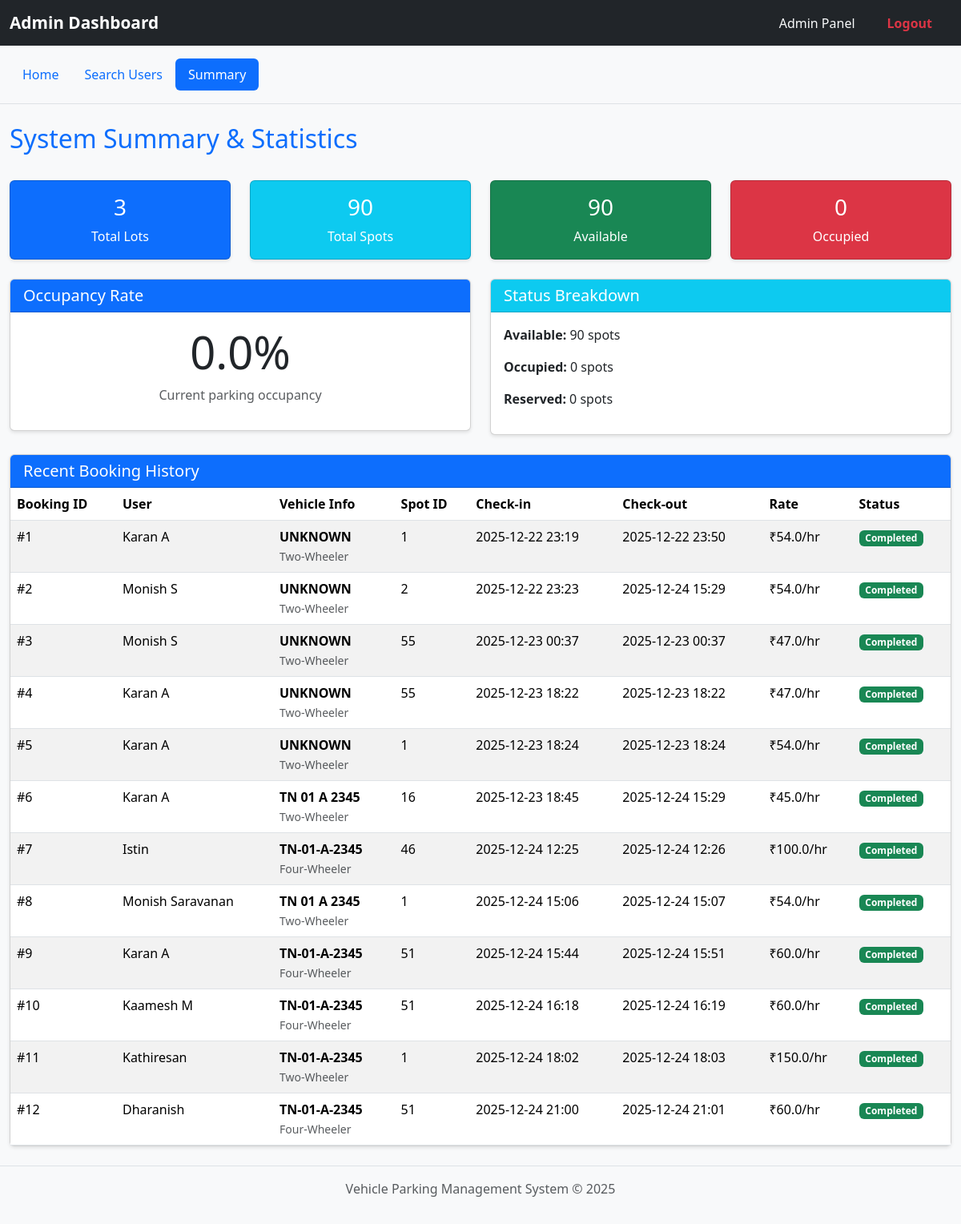
Screenshot of /admin/summary (signed in) with the database file from the repository.
### models.py (models this page shows, shortened)
class Reservation(db.Model):
    __tablename__ = 'reservation'
    id = db.Column(db.Integer, primary_key=True)
    spot_id = db.Column(db.Integer, db.ForeignKey('spot.id'), nullable=False)
    user_id = db.Column(db.Integer, db.ForeignKey('user.id'), nullable=False)
    parking_timestamp = db.Column(db.DateTime, nullable=False)
    leaving_timestamp = db.Column(db.DateTime, nullable=True)
    parking_cost_per_unit = db.Column(db.Float, nullable=False)
    vehicle_number = db.Column(db.String(20), nullable=False)  # Vehicle registration number
    vehicle_type = db.Column(db.String(20), nullable=False)  # Two-Wheeler or Four-Wheeler

class User(db.Model):
    __tablename__ = "user"
    id = db.Column(db.Integer, primary_key=True, autoincrement=True)
    username = db.Column(db.String, unique=True, nullable=False)
    email = db.Column(db.String, nullable=True)
    pincode = db.Column(db.String(6), nullable=False)
    name = db.Column(db.String, nullable=True)
    password_hash = db.Column(db.String(128))
    reservations = db.relationship('Reservation', backref='user', cascade="all, delete-orphan")

### app.py (the view)
@app.route('/admin/summary')
def admin_summary():
    if 'user_id' not in session or not logged_admin(session['user_id']):
        flash('Access denied. Admin login required.', 'danger')
        return redirect(url_for('login'))
    total_lots = Lot.query.count()
    total_spots = Spot.query.count()
    available_spots = Spot.query.filter_by(status='A').count()
    occupied_spots = Spot.query.filter_by(status='O').count()
    reserved_spots = Spot.query.filter_by(status='R').count()
    reservations = Reservation.query.all()
    stats = {
        'total_lots': total_lots,
        'total_spots': total_spots,
        'available': available_spots,
        'occupied': occupied_spots,
        'reserved': reserved_spots,
        'occupancy_rate': round((occupied_spots / total_spots * 100) if total_spots > 0 else 0, 2)
    }
    return render_template('admin_summary.html', active_tab='summary', stats=stats, reservations=reservations)

### app.py (called while the page is built)
def logged_admin(user_id):
    if 'user_id' in session and session['user_id'] == user_id:
        admin = Admin.query.filter_by(id=user_id).first()
        if admin:
            return True
    return False

### templates/admin_summary.html
{% extends "admin_base.html" %}
{% block content %}
<div class="row mb-4">
    <div class="col-md-12">
        <h2 class="text-primary">System Summary & Statistics</h2>
    </div>
</div>
<div class="row g-4 mb-4">
    <div class="col-md-3">
        <div class="card bg-primary text-white">
            <div class="card-body text-center">
                <h3>{{ stats.total_lots }}</h3>
                <p class="mb-0">Total Lots</p>
            </div>
        </div>
    </div>
    <div class="col-md-3">
        <div class="card bg-info text-white">
            <div class="card-body text-center">
                <h3>{{ stats.total_spots }}</h3>
                <p class="mb-0">Total Spots</p>
            </div>
        </div>
    </div>
    <div class="col-md-3">
        <div class="card bg-success text-white">
            <div class="card-body text-center">
                <h3>{{ stats.available }}</h3>
                <p class="mb-0">Available</p>
            </div>
        </div>
    </div>
    <div class="col-md-3">
        <div class="card bg-danger text-white">
            <div class="card-body text-center">
                <h3>{{ stats.occupied }}</h3>
                <p class="mb-0">Occupied</p>
            </div>
        </div>
    </div>
</div>
<div class="row mb-4">
    <div class="col-md-6">
        <div class="card">
            <div class="card-header bg-primary text-white">
                <h5 class="mb-0">Occupancy Rate</h5>
            </div>
            <div class="card-body text-center">
                <h1 class="display-4">{{ stats.occupancy_rate }}%</h1>
                <p class="text-muted">Current parking occupancy</p>
            </div>
        </div>
    </div>
    <div class="col-md-6">
        <div class="card">
            <div class="card-header bg-info text-white">
                <h5 class="mb-0">Status Breakdown</h5>
            </div>
            <div class="card-body">
                <p><strong>Available:</strong> {{ stats.available }} spots</p>
                <p><strong>Occupied:</strong> {{ stats.occupied }} spots</p>
                <p><strong>Reserved:</strong> {{ stats.reserved }} spots</p>
            </div>
        </div>
    </div>
</div>
<div class="card">
    <div class="card-header bg-primary text-white">
        <h5 class="mb-0">Recent Booking History</h5>
    </div>
    <div class="card-body p-0">
        {% if reservations %}
            <div class="table-responsive">
                <table class="table table-striped table-hover mb-0">
                    <thead>
                        <tr>
                            <th>Booking ID</th>
                            <th>User</th>
                            <th>Vehicle Info</th>
                            <th>Spot ID</th>
                            <th>Check-in</th>
                            <th>Check-out</th>
                            <th>Rate</th>
                            <th>Status</th>
                        </tr>
                    </thead>
                    <tbody>
                        {% for reservation in reservations[:20] %}
                        <tr>
                            <td>#{{ reservation.id }}</td>
                            <td>{{ reservation.user.name }}</td>
                            <td>
                                <strong>{{ reservation.vehicle_number }}</strong><br>
                                <small class="text-muted">{{ reservation.vehicle_type }}</small>
                            </td>
                            <td>{{ reservation.spot_id }}</td>
                            <td>{{ reservation.parking_timestamp.strftime('%Y-%m-%d %H:%M') }}</td>
                            <td>
                                {% if reservation.leaving_timestamp %}
                                    {{ reservation.leaving_timestamp.strftime('%Y-%m-%d %H:%M') }}
                                {% else %}
                                    <span class="badge bg-warning">Active</span>
                                {% endif %}
                            </td>
                            <td>₹{{ reservation.parking_cost_per_unit }}/hr</td>
                            <td>
                                {% if reservation.leaving_timestamp %}
                                    <span class="badge bg-success">Completed</span>
                                {% else %}
                                    <span class="badge bg-warning">Ongoing</span>
                                {% endif %}
                            </td>
                        </tr>
                        {% endfor %}
                    </tbody>
                </table>
            </div>
        {% else %}
            <div class="p-4 text-center text-muted">
                No bookings yet
            </div>
        {% endif %}
    </div>
</div>
{% endblock %}

### templates/admin_base.html (style rules this page uses)
body { background-color: #f8f9fa; }
.card { box-shadow: 0 2px 4px rgba(0,0,0,0.1); }

### rows the page displays
Reservation: id "1", user.name "Karan A", vehicle_number "UNKNOWN", vehicle_type "Two-Wheeler", spot_id "1", parking_timestamp "2025-12-22 23:19", leaving_timestamp "2025-12-22 23:50", parking_cost_per_unit "54.0", shows "Completed"
Reservation: id "2", user.name "Monish S", vehicle_number "UNKNOWN", vehicle_type "Two-Wheeler", spot_id "2", parking_timestamp "2025-12-22 23:23", leaving_timestamp "2025-12-24 15:29", parking_cost_per_unit "54.0", shows "Completed"
Reservation: id "3", user.name "Monish S", vehicle_number "UNKNOWN", vehicle_type "Two-Wheeler", spot_id "55", parking_timestamp "2025-12-23 00:37", leaving_timestamp "2025-12-23 00:37", parking_cost_per_unit "47.0", shows "Completed"
Reservation: id "4", user.name "Karan A", vehicle_number "UNKNOWN", vehicle_type "Two-Wheeler", spot_id "55", parking_timestamp "2025-12-23 18:22", leaving_timestamp "2025-12-23 18:22", parking_cost_per_unit "47.0", shows "Completed"
Reservation: id "5", user.name "Karan A", vehicle_number "UNKNOWN", vehicle_type "Two-Wheeler", spot_id "1", parking_timestamp "2025-12-23 18:24", leaving_timestamp "2025-12-23 18:24", parking_cost_per_unit "54.0", shows "Completed"
Reservation: id "6", user.name "Karan A", vehicle_number "TN 01 A 2345", vehicle_type "Two-Wheeler", spot_id "16", parking_timestamp "2025-12-23 18:45", leaving_timestamp "2025-12-24 15:29", parking_cost_per_unit "45.0", shows "Completed"
Reservation: id "7", user.name "Istin", vehicle_number "TN-01-A-2345", vehicle_type "Four-Wheeler", spot_id "46", parking_timestamp "2025-12-24 12:25", leaving_timestamp "2025-12-24 12:26", parking_cost_per_unit "100.0", shows "Completed"
Reservation: id "8", user.name "Monish Saravanan", vehicle_number "TN 01 A 2345", vehicle_type "Two-Wheeler", spot_id "1", parking_timestamp "2025-12-24 15:06", leaving_timestamp "2025-12-24 15:07", parking_cost_per_unit "54.0", shows "Completed"
Reservation: id "9", user.name "Karan A", vehicle_number "TN-01-A-2345", vehicle_type "Four-Wheeler", spot_id "51", parking_timestamp "2025-12-24 15:44", leaving_timestamp "2025-12-24 15:51", parking_cost_per_unit "60.0", shows "Completed"
Reservation: id "10", user.name "Kaamesh M", vehicle_number "TN-01-A-2345", vehicle_type "Four-Wheeler", spot_id "51", parking_timestamp "2025-12-24 16:18", leaving_timestamp "2025-12-24 16:19", parking_cost_per_unit "60.0", shows "Completed"
Reservation: id "11", user.name "Kathiresan", vehicle_number "TN-01-A-2345", vehicle_type "Two-Wheeler", spot_id "1", parking_timestamp "2025-12-24 18:02", leaving_timestamp "2025-12-24 18:03", parking_cost_per_unit "150.0", shows "Completed"
Reservation: id "12", user.name "Dharanish", vehicle_number "TN-01-A-2345", vehicle_type "Four-Wheeler", spot_id "51", parking_timestamp "2025-12-24 21:00", leaving_timestamp "2025-12-24 21:01", parking_cost_per_unit "60.0", shows "Completed"

### other values shown
{{ stats.total_lots }} "3"
{{ stats.total_spots }} "90"
{{ stats.available }} "90"
{{ stats.occupied }} "0"
{{ stats.occupancy_rate }} "0.0"
{{ stats.reserved }} "0"
